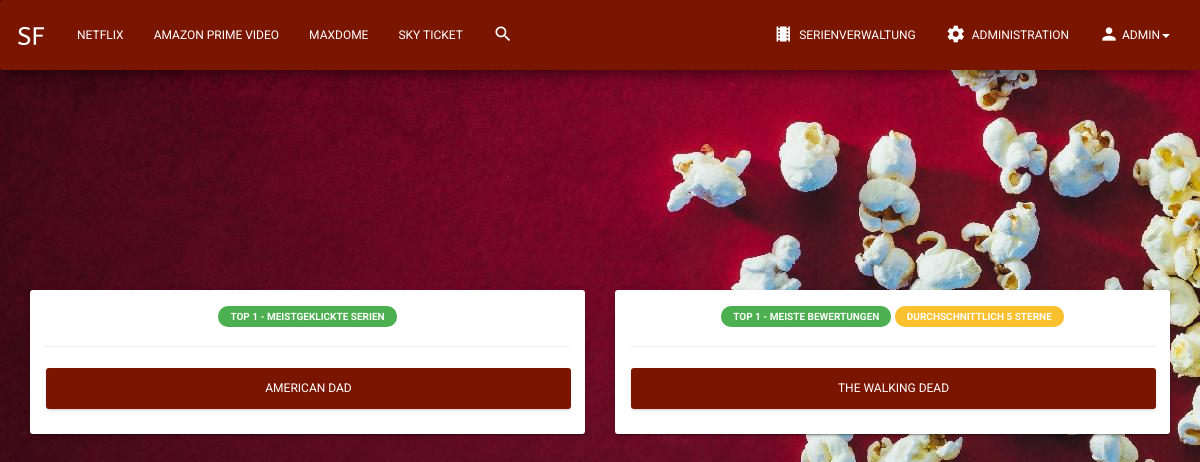
Screenshot of /?p=index (signed in) with the database file from the repository.
### tables this page shows
CREATE TABLE `streaming_services` (
  `id` int(8) NOT NULL,
  `name` varchar(32) NOT NULL,
  `website_link` varchar(64) NOT NULL,
  `price_string` varchar(64) NOT NULL
);

CREATE TABLE `users` (
  `id` int(8) NOT NULL,
  `username` varchar(16) NOT NULL,
  `password` varchar(64) NOT NULL,
  `email` varchar(32) NOT NULL,
  `account_status` int(8) NOT NULL,
  `group_id` int(8) NOT NULL,
  `last_login` varchar(32) NOT NULL
);

CREATE TABLE `series_data` (
  `id` int(8) NOT NULL,
  `name` varchar(64) NOT NULL,
  `producerid` int(8) NOT NULL,
  `seasons` varchar(8) NOT NULL,
  `episodes` varchar(8) NOT NULL,
  `genre` varchar(32) NOT NULL,
  `last_edit` timestamp NOT NULL DEFAULT CURRENT_TIMESTAMP ON UPDATE CURRENT_TIMESTAMP,
  `clicks` int(8) NOT NULL
);

### api.php (called while the page is built, shortened)
<?php
    function get_mysql() {
        $mysqli = new mysqli('localhost', 'root', '', 'series-feed');
        $mysqli->set_charset("utf8");
        return $mysqli;
    }
    function get_user($key, $value) {
        return get_mysql()->query("SELECT * FROM users WHERE $key='$value' LIMIT 1")->fetch_assoc();
    }
    function get_group($key, $value) {
        return get_mysql()->query("SELECT * FROM groups WHERE $key='$value'")->fetch_assoc();
    }
    function get_streaming_services() {
        return get_mysql()->query("SELECT * FROM streaming_services");
    }
    function get_series($key, $value) {
        return get_mysql()->query("SELECT * FROM series_data WHERE $key='$value'")->fetch_assoc();
    }
    function most_clicks() {
        return get_mysql()->query("SELECT * FROM series_data ORDER BY clicks DESC LIMIT 1")->fetch_assoc();
    }
    function most_ratings() {
        return get_mysql()->query("SELECT seriesid, avg(stars) AS seriesAvg FROM ratings GROUP BY seriesid")->fetch_assoc();
    }
?>

### pages/index.php (the view)
<div style="margin-top: 200px;" />
<div class="row">
    <div class="col-md-6">
        <div class="card">
            <div class="content">
                <center><strong><label class="label label-success">TOP 1 - Meistgeklickte Serien</label></strong></center>
                <hr>
                <?php $most_clicks = most_clicks(); ?>
                <a href="?p=series&id=<?php echo $most_clicks['id']; ?>" class="btn btn-custom btn-block"><?php echo $most_clicks['name']; ?></a>
            </div>
        </div>
    </div>
    <div class="col-md-6">
        <div class="card">
            <div class="content">
                <?php
                    $most_ratings = most_ratings();
                    $series = get_series('id', $most_ratings['seriesid']);
                ?>
                <center>
                    <strong>
                        <label class="label label-success">TOP 1 - Meiste Bewertungen</label>
                        <label class="label label-warning"><?php echo 'Durchschnittlich ' . + $most_ratings['seriesAvg'] . ' Sterne' ?></label>
                    </strong>
                </center>
                <hr>
                <a href="?p=series&id=<?php echo $most_ratings['seriesid']; ?>" class="btn btn-custom btn-block"><?php echo $series['name']; ?></a>
            </div>
        </div>
    </div>
</div>

### pages/header.php (shortened to what this page needs)
<nav class="navbar navbar-custom" role="navigation">
    <div class="container-fluid">
        <div class="navbar-header">
            <a class="navbar-brand" href="index.php">
                <img src="./images/nav_icon.png" width="32px" height="32px">
            </a>
        </div>
        <div class="collapse navbar-collapse" id="bs-example-navbar-collapse-1">
            <ul class="nav navbar-nav">
                <?php
                    if(isset($_SESSION['user']))
                    {
                        $streaming_services = get_streaming_services();
                        while($service = $streaming_services->fetch_assoc())
                        {
                            ?>
                                <li><a href="?p=service&amp;id=<?php echo $service['id']; ?>"><?php echo $service['name']; ?></a></li>
                            <?php
                        }
                        ?>
                            <li><a href="?p=search"><i class="material-icons">search</i></a></li>
                        <?php
                    }
                ?>
            </ul>
            <ul class="nav navbar-nav navbar-right">
                <?php
                    if(isset($_SESSION['user']))
                    {
                        $user = get_user('username', $_SESSION['user']);
                        $group = get_group('id', $user['group_id']);
                        if($group['perm_level'] < 3) {
                            ?>
                                <li><a href="?p=verwaltung"><i class="material-icons">local_movies</i>&nbsp;Serienverwaltung</a></li>
                                <li><a href="?p=admin"><i class="material-icons">settings</i>&nbsp;Administration</a></li>
                            <?php
                        }
                        ?>
                            <li class="dropdown">
                                <a href="#" class="dropdown-toggle" data-toggle="dropdown">
                                    <i class="material-icons">person</i><?php echo $user['username']; ?><b class="caret"></b>
                                </a>
                            </li>
                        <?php
                    } else{
                        echo '<li><a href="?p=login"><i class="material-icons">person</i>&nbsp;Anmelden</a></li>';
                    }
                ?>
            </ul>
        </div>
    </div>
</nav>

### css/custom.css (style rules this page uses)
body { background-image: url("../images/popcorn1.jpg"); background-color: white; background-attachment: fixed; }
.navbar-custom { background-color: #7a1600; }
.btn-custom { background-color: #7a1600; }

### rows the page displays
streaming_services: name "NETFLIX"
streaming_services: name "AMAZON PRIME VIDEO"
streaming_services: name "MAXDOME"
streaming_services: name "SKY TICKET"
users: username "ADMIN"
series_data: name "AMERICAN DAD"
series_data: name "THE WALKING DEAD"
